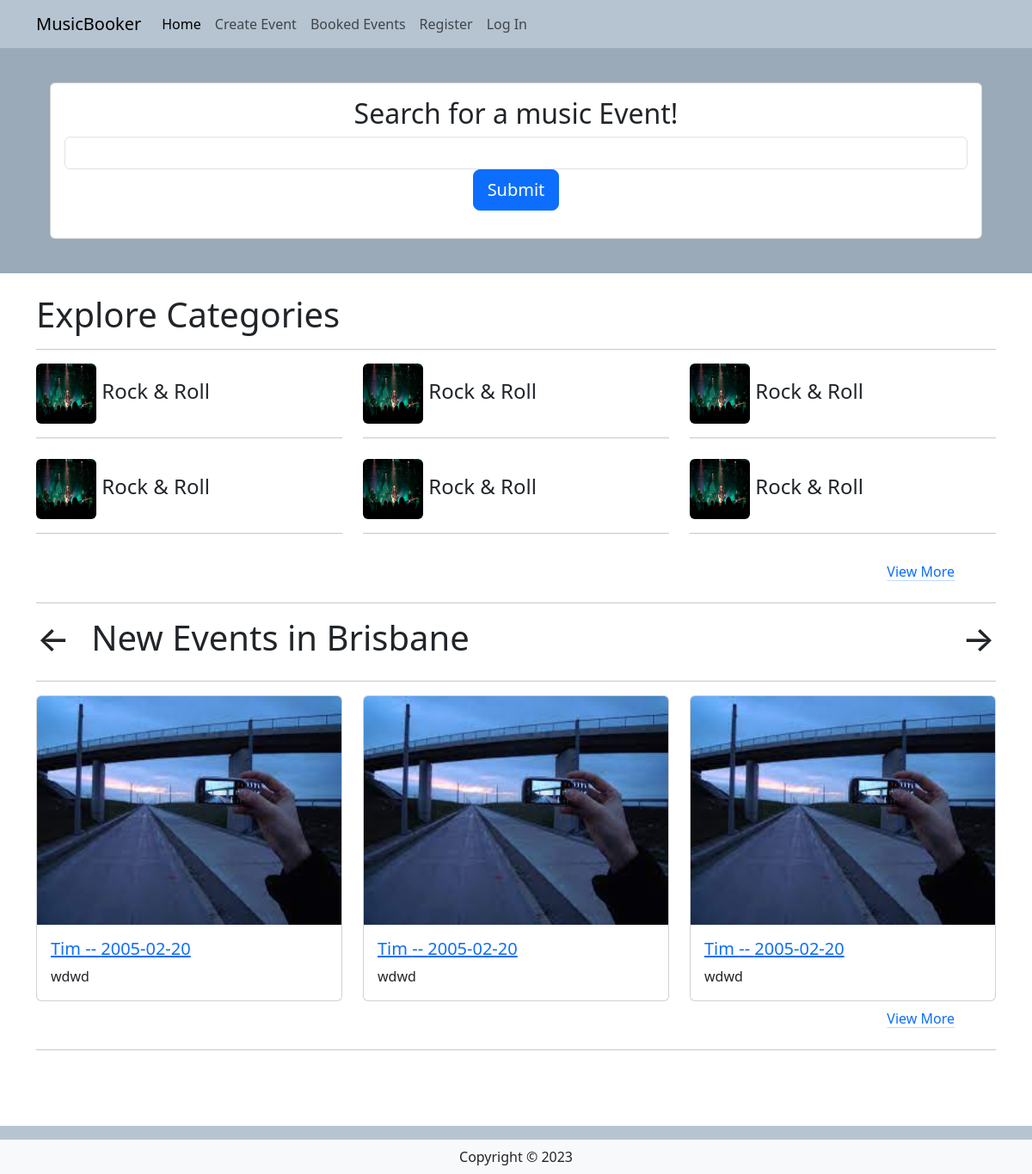
The page / on the database its author committed.
### travel/models.py (models this page shows)
class Event(db.Model):
    __tablename__ = 'events'
    id = db.Column(db.Integer, primary_key=True)
    event_name = db.Column(db.String(200))
    date = db.Column(db.String(200))
    description = db.Column(db.String(400))
    image = db.Column(db.String(400))
    artists = db.relationship('Artist', backref='events')
    tickets = db.relationship('Ticket', backref='events')
    categories = db.relationship('Category', secondary=categories, lazy='subquery',
        backref=db.backref('categories', lazy=True))

### travel/views.py (the view)
@mainbp.route('/')
def index():
    events = db.session.scalars(db.select(Event)).all()
    return render_template('index.html', events=events)

### travel/__init__.py (called while the page is built)
@app.context_processor
def get_context():
   year = datetime.datetime.today().year
   return dict(year=year)

### travel/templates/index.html (shortened to what this page needs)
{% extends 'base.html' %}
{% block header %}
<div class="container">
    <br />
    <div class="card m-3">
        <div class="card-body text-center">
            <h2>
                Search for a music Event!
            </h2>
            <form class="form-inline">
                <div class="form-group">
                    <input class="form-control">
                    <input class="btn btn-lg btn-primary" type="submit" />
                </div>
            </form>
        </div>
    </div>
    <br />
</div>
{% endblock %}
{% block content %}
<div class="container">
    <h1> Explore Categories</h1>
    <hr />
    <div class="row">
        <div class="col-xs-12 col-sm-6 col-md-4 h4">
            <img src="static/image/20200229_03_Alcest_(49605436357).jpg" height="70" width="70" class="d-inline rounded"
                alt="">
            Rock & Roll
            <br />
            <hr />
        </div>
        <div class="col-xs-12 col-sm-6 col-md-4 h4">
            <img src="static/image/20200229_03_Alcest_(49605436357).jpg" height="70" width="70" class="d-inline rounded"
                alt="">
            Rock & Roll
            <br />
            <hr />
        </div>
        <div class="col-xs-12 col-sm-6 col-md-4 h4">
            <img src="static/image/20200229_03_Alcest_(49605436357).jpg" height="70" width="70" class="d-inline rounded"
                alt="">
            Rock & Roll
            <br />
            <hr />
        </div>
        <div class="col-xs-12 col-sm-6 col-md-4 h4">
            <img src="static/image/20200229_03_Alcest_(49605436357).jpg" height="70" width="70" class="d-inline rounded"
                alt="">
            Rock & Roll
            <br />
            <hr />
        </div>
        <div class="d-none d-sm-block col-xs-12 col-sm-6 col-md-4 h4">
            <img src="static/image/20200229_03_Alcest_(49605436357).jpg" height="70" width="70" class="d-inline rounded"
                alt="">
            Rock & Roll
            <br />
            <hr />
        </div>
        <div class="d-none d-sm-block col-xs-12 col-sm-6 col-md-4 h4">
            <img src="static/image/20200229_03_Alcest_(49605436357).jpg" height="70" width="70" class="d-inline rounded"
                alt="">
            Rock & Roll
            <br />
            <hr />
        </div>
    </div>
    <p class="text-end px-5 py-2"><a href="#"
            class="link-primary link-offset-2 link-underline-opacity-25 link-underline-opacity-100-hover">View
            More</a></p>
    <hr />
    <div id="carouselExample" class="carousel slide">
        <div class="d-flex">
            <div class="">
                <button class="btn m-0 p-0" data-bs-target="#carouselExample" data-bs-slide="prev">
                    <h1>←</h1>
                </button>
            </div>
            <div class="ms-4">
                <h1> New Events in Brisbane</h1>
            </div>
            <div class="text-end flex-fill">
                <button class="btn m-0 p-0" text-end data-bs-target="#carouselExample" data-bs-slide="next">
                    <h1>→</h1>
                </button>
            </div>
        </div>
        <hr />
        <div class="row row-cols-1 row-cols-sm-2 row-cols-lg-3 g-4">
            {% for event in events %}
            <div class="col d-none d-sm-block">
                <div class="card">
                    <img src="{{event.image}}" class="card-img-top" alt="...">
                    <div class="card-body">
                        <a href="{{event.id}}">
                            <h5 class="card-title">{{ event.event_name }} -- {{event.date}}</h5>
                        </a>
                        <p class="card-text">{{event.description|truncate(100, False, '...', 0)}}</p>
                    </div>
                </div>
            </div>
            {% endfor %}
        </div>
    </div>
    <p class="text-end px-5 py-2"><a href="#"
            class="link-primary link-offset-2 link-underline-opacity-25 link-underline-opacity-100-hover">View
            More</a></p>
    <hr />
    <br />
    <br />
    <br />
</div>
<nav class="navbar navbar-light" style="background-color: rgb(182, 196, 209);">
</nav>
{% endblock %}

### rows shown on the page
Event: image (picture), event_name "Tim", date "2005-02-20", description "wdwd"
Event: image (picture), event_name "Tim", date "2005-02-20", description "wdwd"
Event: image (picture), event_name "Tim", date "2005-02-20", description "wdwd"
